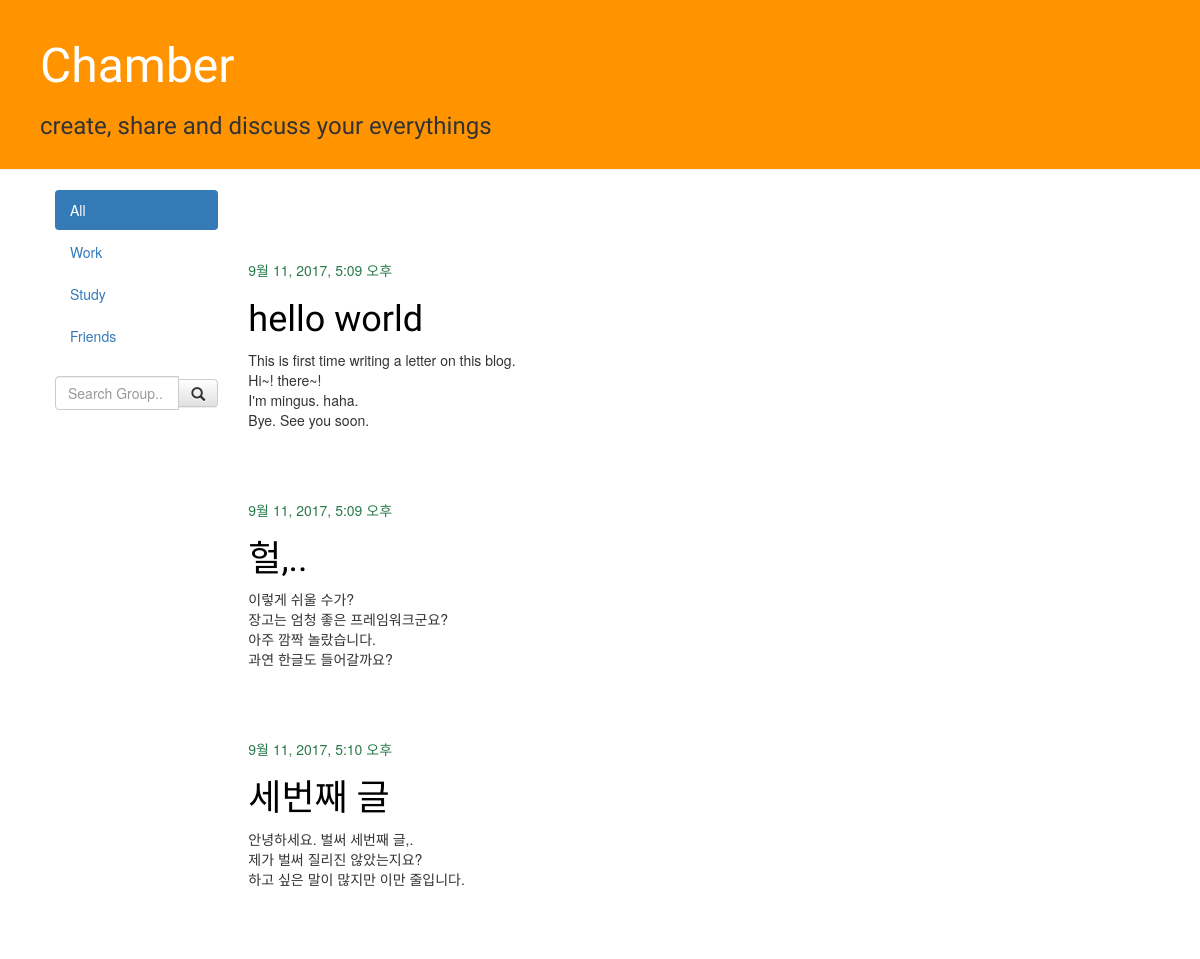
Page /post/ on the earlier database version.
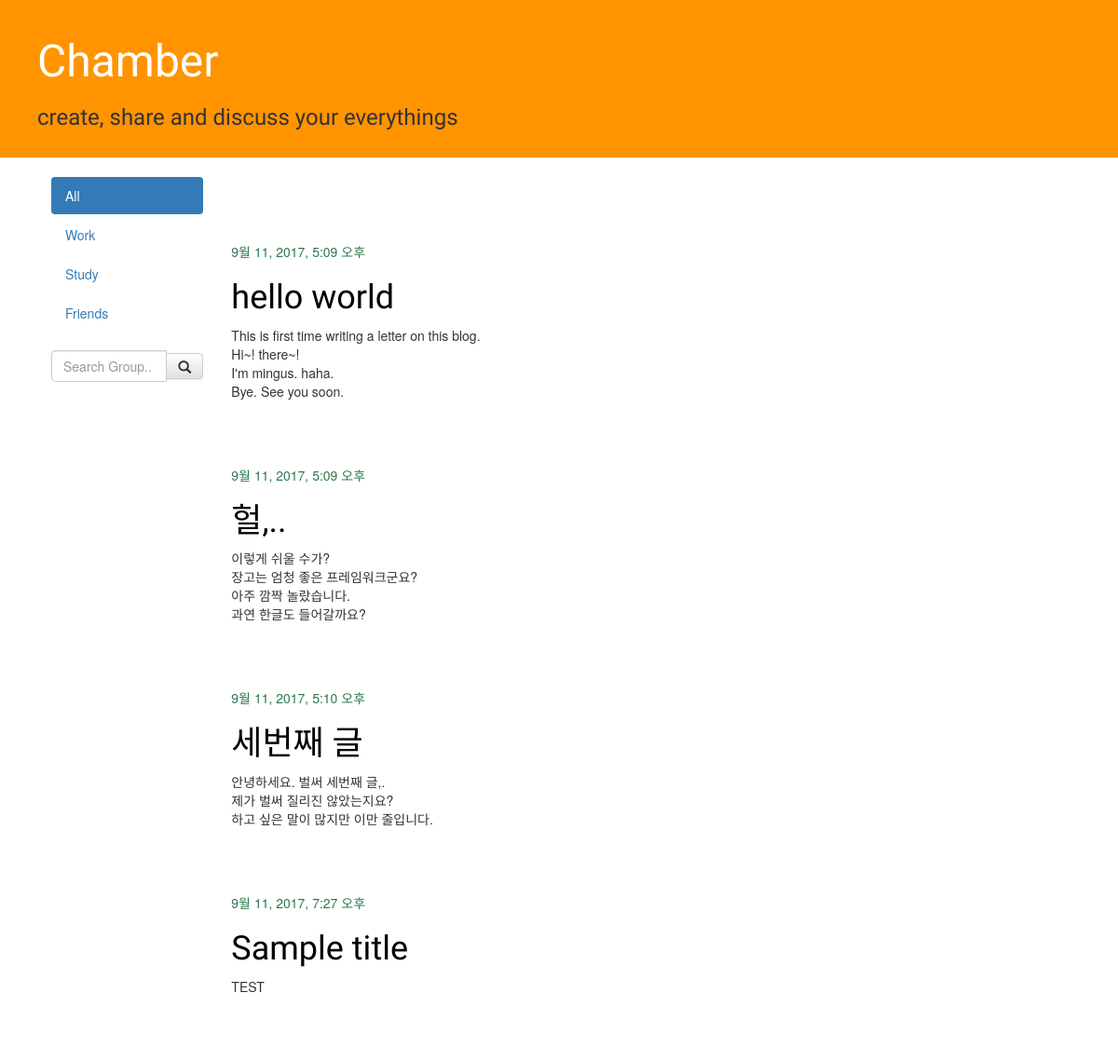
Same page on the later database version.
### blog/models.py (models this page shows, shortened)
class Post(models.Model):
    author = models.ForeignKey('auth.User')
    title = models.CharField(max_length=200)
    text = models.TextField()
    created_date = models.DateTimeField(
        default=timezone.now)
    published_date = models.DateTimeField(
        blank = True, null=True)

### blog/views.py (the view)
# urls.py: url(r'^post/$', views.post_list, name ='post_list'),
def post_list(request):
    posts = Post.objects.filter(published_date__lte = timezone.now()).order_by('published_date')
    return render(request, 'blog/post_list.html', {'posts': posts})

### blog/templates/blog/post_list.html (shortened to what this page needs)
{% extends 'blog/base.html' %}
{% block content %}
{% for post in posts %}
    <div class="post">
        <div class="date">
            {{ post.published_date }}
        </div>
        <h1><a href="{% url 'post_detail' pk=post.pk %}">{{ post.title }}</a></h1>
        <p>{{ post.text|linebreaksbr }}</p>
    </div>
{% endfor %}
{% endblock %}

Differences in the rows shown:
added Post: published_date "9월 11, 2017, 7:27 오후", title "Sample title", text "TEST"
